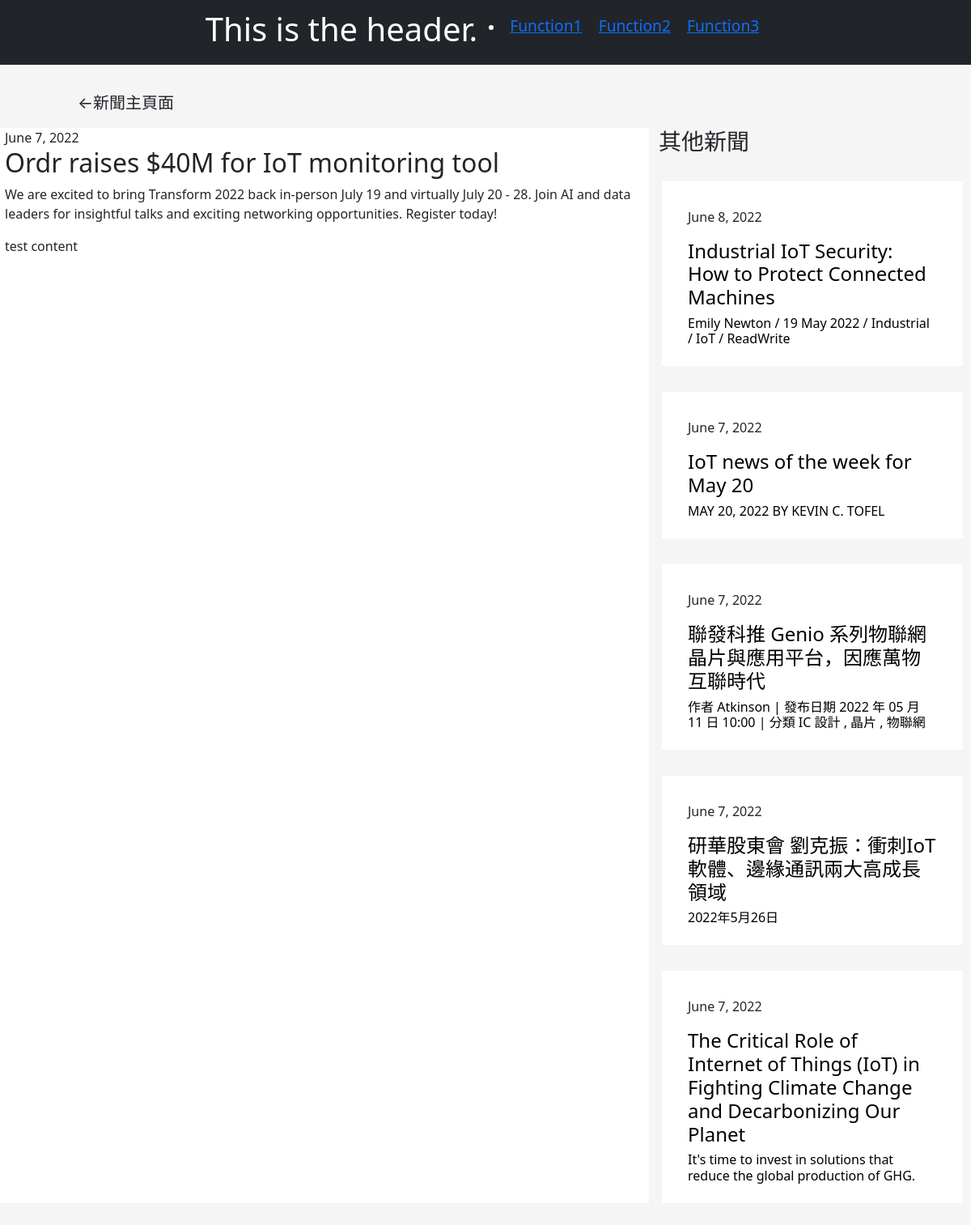
The app's page /new/19/ with its own data.
### website/models.py (models this page shows, shortened)
class New(models.Model):
    title = models.CharField(max_length=200)
    keyword = models.TextField()
    content = models.TextField()
    created_date = models.DateTimeField(default=timezone.now)
    published_date = models.DateTimeField(blank=True, null=True)

### website/views.py (the view)
# urls.py: path('new/<int:pk>/', views.new_detail, name='new_detail'),
def new_detail(request,pk):
    new = get_object_or_404(New, pk=pk)
    new_list = New.objects.filter(published_date__lte=timezone.now()).order_by('-published_date') #published_date__lte : lte在這時間之後都會選到
    new_list = new_list.filter(~Q(pk = pk))
    return render(request, 'website/new_detail.html', {'new': new, 'new_list':new_list[:5]})

### website/templates/website/new_detail.html (shortened to what this page needs)
{% load static %}
<!DOCTYPE html>
<html lang="en">
  <head>
    <link
      href="https://cdn.jsdelivr.net/npm/bootstrap@5.2.0-beta1/dist/css/bootstrap.min.css"
      rel="stylesheet"
    />
    <link href="{% static 'css/style/new_detail.css' %}" rel="stylesheet" />
  </head>
  <body>
    <header>
      <div class="logo"><h1>This is the header.</h1></div>
      <nav>
        <ul>
          <li>
            <a href="#">Function1</a>
            <a href="#">Function2</a>
            <a href="#">Function3</a>
          </li>
        </ul>
      </nav>
    </header>
    <main>
      <div class="top">
        <a href="{% url 'socialMedia'%}" class="goBack">&larr;新聞主頁面</a>
      </div>
      <div class="container">
        <div class="row all-content">
          <div class="col-8 new-content">
            <section class="new">
              <div class="container">
                <div class="row justify-content-between">
                  {% if new.published_date %}
                  <div class="col-4 date">
                    <time class="date"> {{ new.published_date.date }} </time>
                  </div>
                  {% endif %}
                </div>
              </div>
              <h2>{{ new.title }}</h2>
              <p>{{ new.keyword|linebreaksbr }}</p>
              <div class="newsContent"></div>
            </section>
          </div>
          <div class="col-4">
            <section class="complementary">
              <h3>其他新聞</h3>
              {% for new in new_list %}
              <article>
                <div class="newBody">
                  <div class="date">{{ new.published_date.date }}</div>
                  <a href="{% url 'new_detail' pk=new.pk %}" class="title"
                    ><div class="title">
                      <h4>{{ new.title }}</h4>
                      <h6>{{ new.keyword }}</h6>
                    </div></a
                  >
                </div>
              </article>
              {% endfor %}
            </section>
          </div>
        </div>
      </div>
    </main>
  </body>
</html>

### website/static/css/style/new_detail.css (style rules this page uses)
* { margin: 0; padding: 0; -webkit-box-sizing: border-box; box-sizing: border-box; }
body { background-color: #f5f5f5; }
header { height: 20vh; background-color: #212529; height: 10vh; color: white; display: -webkit-box; display: -ms-flexbox; display: flex; -webkit-box-pack: center; -ms-flex-pack: center; justify-content: center; -webkit-box-align: center; -ms-flex-align: center; align-items: center; }
header nav ul li a { padding: 0.5rem; font-size: larger; }
main a.goBack { display: inline-block; margin: 2rem 6rem 1rem 6rem; font-size: 1.25rem; color: #212529; text-decoration: none; }
main div.all-content { display: -webkit-box; display: -ms-flexbox; display: flex; margin: 0rem -3rem; }
main div.all-content div.new-content { background-color: white; margin-bottom: 2rem; }
main div.all-content div.new-content section.new div.date { padding: 0rem; }
main div.all-content section.complementary article { margin: 2rem 0.25rem; background-color: white; }
main div.all-content section.complementary article div.newBody { padding: 1rem; }
main div.all-content section.complementary article div.newBody div.date { margin: 1rem; }
main div.all-content section.complementary article div.newBody div.title { margin: 0.5rem 1rem 0rem 1rem; }
main div.all-content section.complementary article div.newBody a { color: black; text-decoration: none; }

### records on screen
New: published_date "June 7, 2022", title "Ordr raises $40M for IoT monitoring tool", keyword "We are excited to bring Transform 2022 back in-person July 19 and virtually July 20 - 28. Join AI and data leaders for insightful talks and exciting networking opportunities. Register today!"
New: published_date "June 8, 2022", title "Industrial IoT Security: How to Protect Connected Machines", keyword "Emily Newton / 19 May 2022 / Industrial / IoT / ReadWrite"
New: published_date "June 7, 2022", title "IoT news of the week for May 20", keyword "MAY 20, 2022 BY KEVIN C. TOFEL"
New: published_date "June 7, 2022", title "聯發科推 Genio 系列物聯網晶片與應用平台，因應萬物互聯時代", keyword "作者 Atkinson | 發布日期 2022 年 05 月 11 日 10:00 | 分類 IC 設計 , 晶片 , 物聯網"
New: published_date "June 7, 2022", title "研華股東會 劉克振：衝刺IoT軟體、邊緣通訊兩大高成長領域", keyword "2022年5月26日"
New: published_date "June 7, 2022", title "The Critical Role of Internet of Things (IoT) in Fighting Climate Change and Decarbonizing Our Planet", keyword "It's time to invest in solutions that reduce the global production of GHG."
